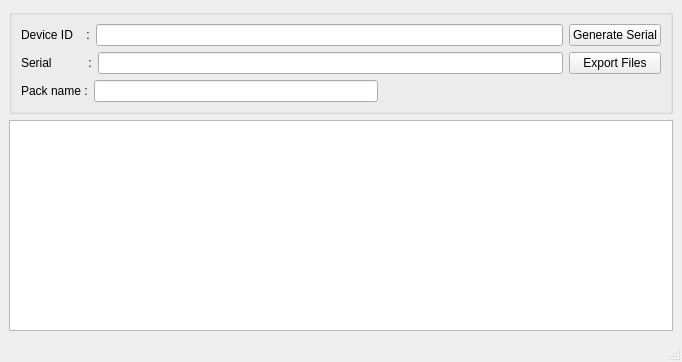
<?xml version="1.0" encoding="UTF-8"?>
<ui version="4.0">
 <class>SgvCrypto</class>
 <widget class="QMainWindow" name="SgvCrypto">
  <property name="geometry">
   <rect>
    <x>0</x>
    <y>0</y>
    <width>682</width>
    <height>362</height>
   </rect>
  </property>
  <property name="windowTitle">
   <string>SgvCrypto</string>
  </property>
  <widget class="QWidget" name="centralwidget">
   <layout class="QVBoxLayout" name="verticalLayout_2">
    <item>
     <widget class="QGroupBox" name="groupBox">
      <property name="title">
       <string/>
      </property>
      <layout class="QVBoxLayout" name="verticalLayout">
       <item>
        <layout class="QHBoxLayout" name="horizontalLayout">
         <item>
          <widget class="QLabel" name="label">
           <property name="text">
            <string>Device ID    :</string>
           </property>
          </widget>
         </item>
         <item>
          <widget class="QLineEdit" name="iDLineEdit"/>
         </item>
         <item>
          <widget class="QPushButton" name="generateBtn">
           <property name="text">
            <string>Generate Serial</string>
           </property>
          </widget>
         </item>
        </layout>
       </item>
       <item>
        <layout class="QHBoxLayout" name="horizontalLayout_2">
         <item>
          <widget class="QLabel" name="label_2">
           <property name="text">
            <string>Serial           :</string>
           </property>
          </widget>
         </item>
         <item>
          <widget class="QLineEdit" name="serialLineEdit"/>
         </item>
         <item>
          <widget class="QPushButton" name="exportBtn">
           <property name="text">
            <string>   Export Files   </string>
           </property>
          </widget>
         </item>
        </layout>
       </item>
       <item>
        <layout class="QHBoxLayout" name="horizontalLayout_3">
         <item>
          <widget class="QLabel" name="label_3">
           <property name="text">
            <string>Pack name :</string>
           </property>
          </widget>
         </item>
         <item>
          <widget class="QLineEdit" name="projectName_lineEdit"/>
         </item>
         <item>
          <spacer name="horizontalSpacer">
           <property name="orientation">
            <enum>Qt::Horizontal</enum>
           </property>
           <property name="sizeHint" stdset="0">
            <size>
             <width>40</width>
             <height>20</height>
            </size>
           </property>
          </spacer>
         </item>
        </layout>
       </item>
      </layout>
     </widget>
    </item>
    <item>
     <widget class="QTableView" name="tableView"/>
    </item>
   </layout>
  </widget>
  <widget class="QMenuBar" name="menubar">
   <property name="geometry">
    <rect>
     <x>0</x>
     <y>0</y>
     <width>682</width>
     <height>22</height>
    </rect>
   </property>
  </widget>
  <widget class="QStatusBar" name="statusbar"/>
 </widget>
 <resources/>
 <connections/>
</ui>
